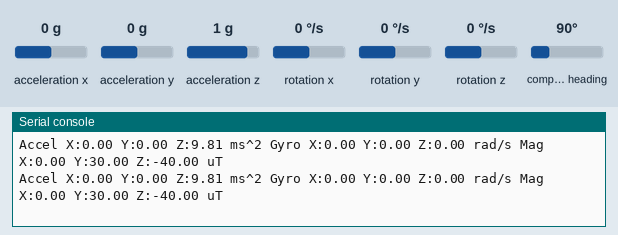
Simulated run of this program. Board: CircuitPython board. On the bench: the last lines printed to the serial console. The test bench sets the inputs (shaded band); at power-on: acceleration x 0 g, acceleration y 0 g, acceleration z 1 g, rotation x 0 °/s, rotation y 0 °/s, rotation z 0 °/s, compass heading 90°.

Above: at 1.2 s.
1.3 s: acceleration x set to -1.4 g
At 1.36 s:
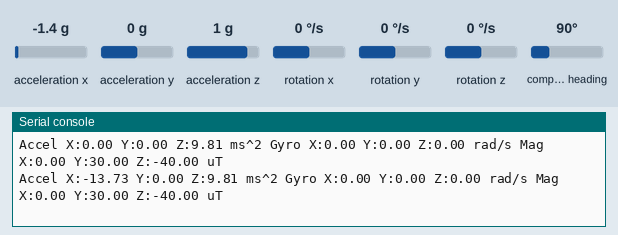
2.8 s: acceleration y set to -1.4 g
At 2.81 s:
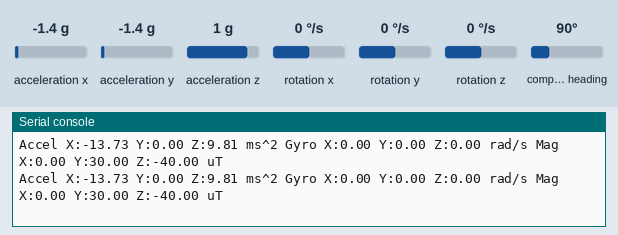
4.3 s: acceleration z set to -1.4 g
At 4.31 s:
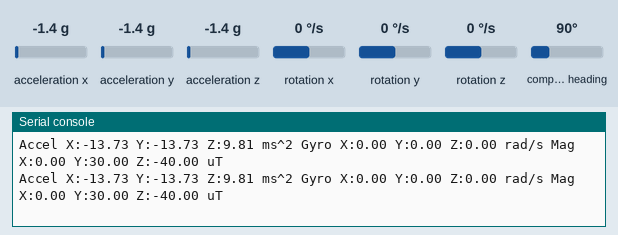
5.8 s: rotation x set to -192 °/s
At 5.81 s:
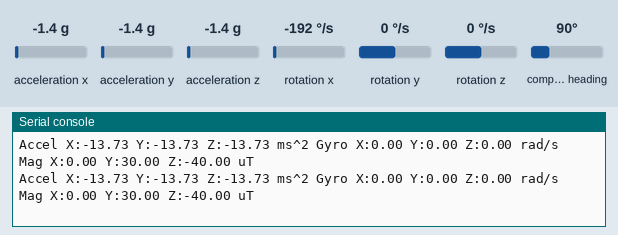
7.3 s: rotation y set to -192 °/s
At 7.31 s:
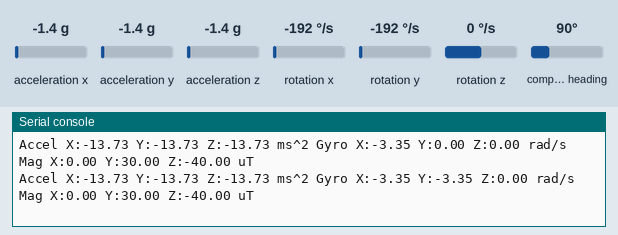

Measured:
- after the input at 1.3 s, the serial console: prints a new line after 0.05 s (image 1)
- after the input at 7.3 s, the serial console: prints a new line at once (image 5)

The program:

IMU_data_stream_test.py
```python
# (licence header left out)
import time

import board

# pylint:disable=no-member
from adafruit_lsm6ds import AccelRange, GyroRange, Rate
from adafruit_lsm6ds.lsm6dsox import LSM6DSOX as LSM6DS
from adafruit_lis3mdl import LIS3MDL

# from adafruit_lsm6ds.lsm6ds33 import LSM6DS33 as LSM6DS
# from adafruit_lsm6ds.lsm6dso32 import LSM6DSO32 as LSM6DS
# from adafruit_lsm6ds.ism330dhcx import ISM330DHCX as LSM6DS

i2c = board.I2C()  # uses board.SCL and board.SDA
#i2c = board.STEMMA_I2C()  # For using the built-in STEMMA QT connector on a microcontroller
dof6 = LSM6DS(i2c)
dof3 = LIS3MDL(i2c)

dof6.accelerometer_range = AccelRange.RANGE_8G
print("Accelerometer range set to: %d G" % AccelRange.string[dof6.accelerometer_range])


dof6.gyro_range = GyroRange.RANGE_2000_DPS
print("Gyro range set to: %d DPS" % GyroRange.string[dof6.gyro_range])

dof6.accelerometer_data_rate = Rate.RATE_1_66K_HZ
# sensor.accelerometer_data_rate = Rate.RATE_12_5_HZ
print("Accelerometer rate set to: %d HZ" % Rate.string[dof6.accelerometer_data_rate])

dof6.gyro_data_rate = Rate.RATE_1_66K_HZ
print("Gyro rate set to: %d HZ" % Rate.string[dof6.gyro_data_rate])

while True:
    print(
        "Accel X:%.2f Y:%.2f Z:%.2f ms^2 Gyro X:%.2f Y:%.2f Z:%.2f rad/s Mag X:%.2f Y:%.2f Z:%.2f uT"
        % (dof6.acceleration + dof6.gyro + dof3.magnetic)
    )
    time.sleep(0.05)
```
